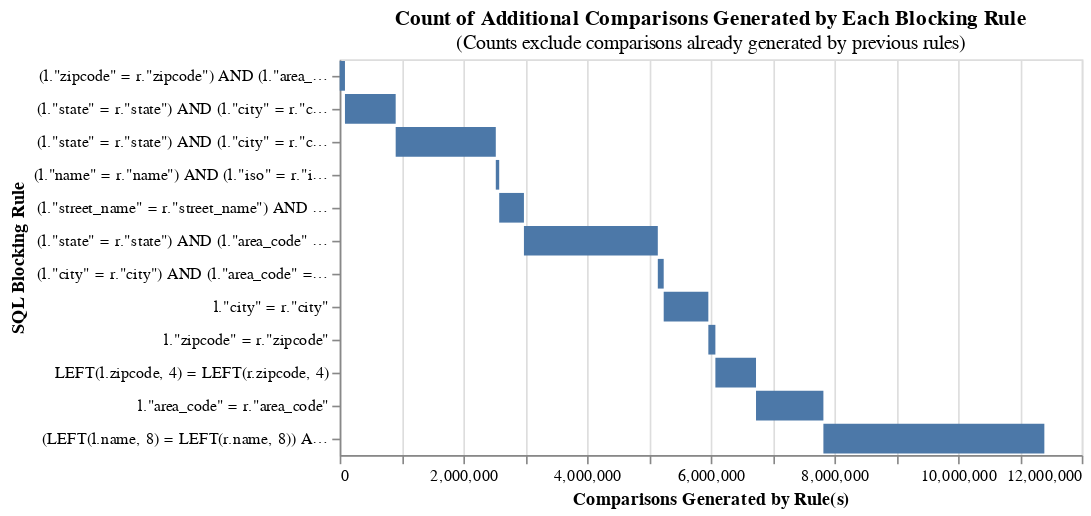

Notebook code cell kept with this figure:
### Markdown cell above
What do I want to see from blocking rules?
- < 10M added comparisons for each block
- Compare highly specific blocks first, then move to more generalized blocks

### Code cell
blocking_rules = [

    # Highly specific blocks
    block_on("zipcode", "area_code"),
    block_on("state", "city", "area_code"),
    block_on("state", "city"),
    block_on("name", "iso"),
    block_on("street_name", "iso"),

    # Moderately specific blocks
    block_on("state", "area_code"),
    block_on("city", "area_code"),       
    block_on("city"),                    
    block_on("zipcode"),


    # General fallback blocks
    block_on("LEFT(zipcode, 3)"),
    block_on("area_code"),
    block_on("LEFT(name, 8)", "iso"),
]

cumulative_comparisons_to_be_scored_from_blocking_rules_chart(
    table_or_tables=[a_used, b_used],
    blocking_rules=blocking_rules,
    db_api=db_api,
    link_type="link_only"
)

### Figure 1 — Vega-Lite specification as saved in the notebook (floating-point values rounded to 4 significant figures)
{"config": {"view": {"continuousWidth": 300, "continuousHeight": 300}}, "data": {"name": "data-3c3ee15bdaf741f9b3c560adee95712d"}, "mark": "bar", "encoding": {"order": {"field": "cumulative_rows"}, "tooltip": [{"field": "blocking_rule", "title": "SQL Condition", "type": "nominal"}, {"field": "row_count", "format": ",", "title": "Comparisons Generated", "type": "quantitative"}, {"field": "cumulative_rows", "format": ",", "title": "Cumulative Comparisons", "type": "quantitative"}, {"field": "cartesian", "format": ",", "title": "Total comparisons in Cartesian product", "type": "quantitative"}], "x": {"field": "start", "title": "Comparisons Generated by Rule(s)", "type": "quantitative"}, "x2": {"field": "cumulative_rows"}, "y": {"field": "blocking_rule", "sort": ["-x2"], "title": "SQL Blocking Rule"}}, "height": {"step": 20}, "title": {"text": "Count of Additional Comparisons Generated by Each Blocking Rule", "subtitle": "(Counts exclude comparisons already generated by previous rules)"}, "width": 450, "$schema": "https://vega.github.io/schema/vega-lite/v5.9.3.json", "datasets": {"data-3c3ee15bdaf741f9b3c560adee95712d": [{"blocking_rule": "(l.\"zipcode\" = r.\"zipcode\") AND (l.\"area_code\" = r.\"area_code\")", "row_count": 85196, "cumulative_rows": 85196, "cartesian": 15001443312, "match_key": "0", "start": 0}, {"blocking_rule": "(l.\"state\" = r.\"state\") AND (l.\"city\" = r.\"city\") AND (l.\"area_code\" = r.\"area_code\")", "row_count": 820279, "cumulative_rows": 905475, "cartesian": 15001443312, "match_key": "1", "start": 85196}, {"blocking_rule": "(l.\"state\" = r.\"state\") AND (l.\"city\" = r.\"city\")", "row_count": 1618898, "cumulative_rows": 2524373, "cartesian": 15001443312, "match_key": "2", "start": 905475}, {"blocking_rule": "(l.\"name\" = r.\"name\") AND (l.\"iso\" = r.\"iso\")", "row_count": 55204, "cumulative_rows": 2579577, "cartesian": 15001443312, "match_key": "3", "start": 2524373}, {"blocking_rule": "(l.\"street_name\" = r.\"street_name\") AND (l.\"iso\" = r.\"iso\")", "row_count": 399843, "cumulative_rows": 2979420, "cartesian": 15001443312, "match_key": "4", "start": 2579577}, {"blocking_rule": "(l.\"state\" = r.\"state\") AND (l.\"area_code\" = r.\"area_code\")", "row_count": 2164925, "cumulative_rows": 5144345, "cartesian": 15001443312, "match_key": "5", "start": 2979420}, {"blocking_rule": "(l.\"city\" = r.\"city\") AND (l.\"area_code\" = r.\"area_code\")", "row_count": 95295, "cumulative_rows": 5239640, "cartesian": 15001443312, "match_key": "6", "start": 5144345}, {"blocking_rule": "l.\"city\" = r.\"city\"", "row_count": 721858, "cumulative_rows": 5961498, "cartesian": 15001443312, "match_key": "7", "start": 5239640}, {"blocking_rule": "l.\"zipcode\" = r.\"zipcode\"", "row_count": 113907, "cumulative_rows": 6075405, "cartesian": 15001443312, "match_key": "8", "start": 5961498}, {"blocking_rule": "LEFT(l.zipcode, 4) = LEFT(r.zipcode, 4)", "row_count": 657100, "cumulative_rows": 6732505, "cartesian": 15001443312, "match_key": "9", "start": 6075405}, {"blocking_rule": "l.\"area_code\" = r.\"area_code\"", "row_count": 1089623, "cumulative_rows": 7822128, "cartesian": 15001443312, "match_key": "10", "start": 6732505}, {"blocking_rule": "(LEFT(l.name, 8) = LEFT(r.name, 8)) AND (l.\"iso\" = r.\"iso\")", "row_count": 3573156, "cumulative_rows": 11395284, "cartesian": 15001443312, "match_key": "11", "start": 7822128}]}}
